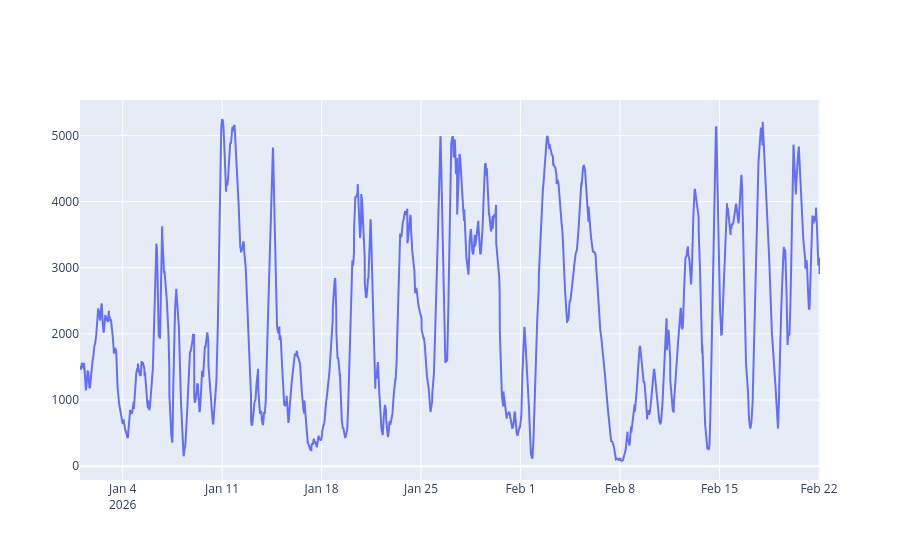

The cell this chart's notebook holds for it:
### Code cell
import pandas as pd
import plotly.graph_objects as go

from data.semo_data.semo import get_wind_forecast

# Get the data
df = get_wind_forecast("2026-01-01", "2026-03-27")

# Plot using StartTime column
fig = go.Figure()
fig.add_trace(go.Scatter(
    x=df['StartTime'], 
    y=df['Forecast'], 
    mode='lines', 
    name='All-Ireland Wind Forecast'
))
fig.show()

### Figure 1 — Plotly figure (JSON) as saved in the notebook; plotly's stock layout.template omitted (floating-point values rounded to 4 significant figures; data arrays with more than 128 entries replaced by an {"elided": "..."} marker saying what was removed)
{"data": [{"mode": "lines", "name": "All-Ireland Wind Forecast", "type": "scatter", "x": {"elided": "5000 str values"}, "y": {"elided": "5000 float values"}}], "layout": {}}
